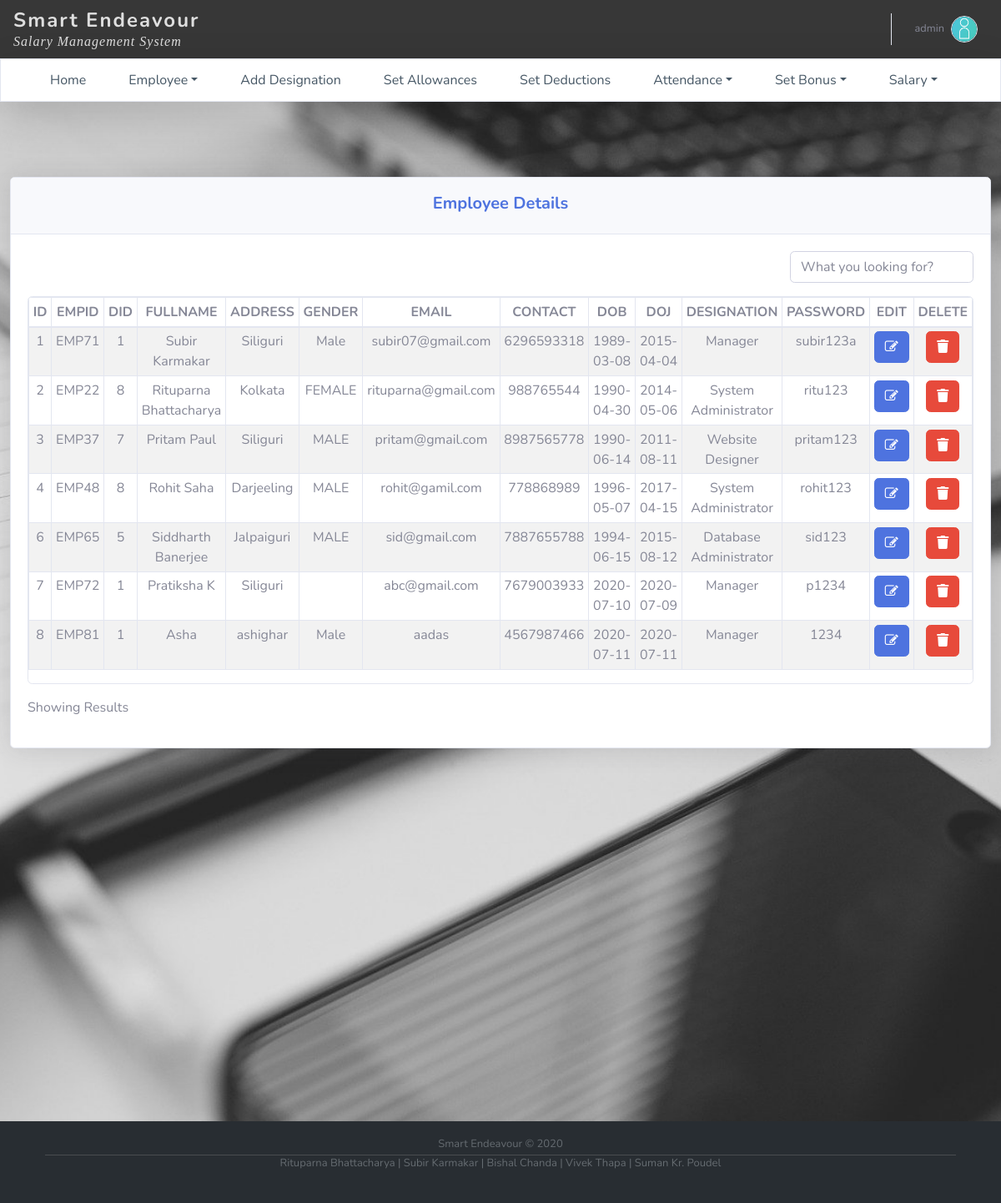
The app's page /emp_details.php (signed in) with its own data.
### tables this page shows
CREATE TABLE `emp` (
  `id` int(10) NOT NULL,
  `empid` varchar(10) DEFAULT NULL,
  `did` varchar(255) DEFAULT NULL,
  `fname` varchar(255) NOT NULL,
  `add` varchar(255) NOT NULL,
  `gender` varchar(20) NOT NULL,
  `email` varchar(255) NOT NULL,
  `cont` varchar(11) NOT NULL,
  `dob` date NOT NULL,
  `doj` date NOT NULL,
  `desig` varchar(255) DEFAULT NULL,
  `pass` varchar(255) NOT NULL
);

### emp_details.php (the view, shortened to what this page needs)
<?php
$conn = mysqli_connect(
    'localhost',
    'root',
    '',
    'sal_mgt');
?>
<!DOCTYPE html>
<html>
<head>
    <link rel="stylesheet" href="assets/bootstrap/css/bootstrap.min.css">
    <link rel="stylesheet" href="assets/fonts/fontawesome-all.min.css">
    <link rel="stylesheet" href="assets/fonts/font-awesome.min.css">
    <link rel="stylesheet" href="assets/fonts/fontawesome5-overrides.min.css">
    <link rel="stylesheet" href="assets/css/Footer-Basic.css">
    <link rel="stylesheet" href="assets/css/Footer-Dark.css">
    <link rel="stylesheet" href="assets/css/Login-Form-Dark.css">
    <link rel="stylesheet" href="assets/css/Navigation-Clean.css">
    <link rel="stylesheet" href="assets/css/Navigation-with-Button.css">
    <link rel="stylesheet" href="assets/css/Table-with-search-1.css">
    <link rel="stylesheet" href="assets/css/Table-with-search.css">
    <link rel="stylesheet" href="assets/css/untitled.css">
</head>
<body id="page-top" style="height: 100%;padding: 0px;">
    <div id="wrapper">
        <div class="d-flex flex-column" id="content-wrapper" style="height: 100%;">
            <div id="content" style="background-image: url(&quot;assets/img/laptop2.jpg&quot;);background-position: center;background-size: cover;background-repeat: no-repeat;height: 100%;">
                <nav class="navbar navbar-light navbar-expand bg-white shadow mb-4 topbar static-top" style="margin: 0px;margin-bottom: 24px;padding-bottom: 8px;color: rgb(222,222,222);">
                    <div class="container-fluid">
                        <header>
                            <div>
                                <h1 style="background-color: none;margin-bottom: 0px;padding-top: 8px;padding-bottom: 0px;font-size: 24px;letter-spacing: 2px;line-height: 32px;font-weight: bold;">Smart Endeavour</h1>
                                <h1 style="background-color: none;margin-bottom: 0px;padding-top: 0px;padding-bottom: 10px;font-size: 16px;letter-spacing: 1px;font-style: italic;font-family: 'Abril Fatface', cursive;">Salary Management System</h1>
                            </div>
                        </header>
                        <ul class="nav navbar-nav flex-nowrap ml-auto">
                            <li class="nav-item dropdown no-arrow" role="presentation">
                                <div class="nav-item dropdown no-arrow"><a class="dropdown-toggle nav-link" data-toggle="dropdown" aria-expanded="false" href="#"><span class="d-none d-lg-inline mr-2 text-gray-600 small"><?php
									echo $_SESSION['loguser'];
								 ?></span><img class="border rounded-circle img-profile" src="assets/img/avatars/avatar1.jpeg"></a>
                    </div>
                    </li>
                    </ul>
            </div>
            </nav>
            <nav class="navbar navbar-light navbar-expand-md text-center border rounded-0 shadow-lg navigation-clean" style="padding-top: 5px;margin-top: -24px;padding-bottom: 5px;padding-right: 10px;padding-left: 10px;margin-right: 0px;margin-bottom: 0px;">
                <div class="container"><button data-toggle="collapse" class="navbar-toggler" data-target="#navcol-1"><span class="sr-only">Toggle navigation</span><span class="navbar-toggler-icon"></span></button>
                    <div class="collapse navbar-collapse text-center" id="navcol-1">
                        <ul class="nav navbar-nav text-center mx-auto" style="margin: 0px;margin-left: 0px;width:100%;padding: 0px;padding-right: 0px;padding-left: 0px;">
                            <li class="nav-item" role="presentation" style="margin-right: 15px;margin-left: -12px;"><a class="nav-link" href="adm_home.php">Home</a></li>
                            <li class="nav-item dropdown" style="margin-right: 15px;"><a class="dropdown-toggle nav-link" data-toggle="dropdown" aria-expanded="false" href="#">Employee</a>
                            </li>
                            <li class="nav-item" role="presentation" style="margin-right: 15px;"><a class="nav-link" href="add_desig.php">Add Designation</a></li>
                            <li class="nav-item" role="presentation" style="margin-right: 15px;"><a class="nav-link" href="set_allow.php">Set Allowances</a></li>
                            <li class="nav-item" role="presentation" style="margin-right: 15px;"><a class="nav-link" href="set_deduc.php">Set Deductions</a></li>
                            <li class="nav-item dropdown" style="margin-right: 15px;"><a class="dropdown-toggle nav-link" data-toggle="dropdown" aria-expanded="false" href="#">Attendance</a>
                            </li>
                            <li class="nav-item dropdown" style="margin-right: 15px;"><a class="dropdown-toggle nav-link" data-toggle="dropdown" aria-expanded="false" href="normal_bonus.php">Set Bonus</a>
                            </li>
                            <li class="nav-item dropdown"><a class="dropdown-toggle nav-link" data-toggle="dropdown" aria-expanded="false" href="#">Salary</a>
                            </li>
                        </ul>
                    </div>
                </div>
            </nav>
            <div class="card shadow" style="margin-right: 12px;margin-left: 12px;margin-bottom: 447px;margin-top: 90px;">
                <div class="card-header py-3" style="height: 68px;">
                    <p class="lead text-center text-primary m-0 font-weight-bold">Employee Details</p>
                </div>
                <div class="card-body"><div class="form-group pull-right">
    <input type="text" class="search form-control" placeholder="What you looking for?">
</div>
<span class="counter pull-right"></span>
<div class="table-responsive table-bordered border rounded table mt-2" id="dataTable" role="grid" aria-describedby="dataTable_info" style="width: 100%;">
<table class="table table-striped table-bordered results table-sm">
  <thead>
    <tr class="text-center">
      <th style="width: 1%;">ID</th>
      <th style="width: 5%;">EMPID</th>
      <th style="width: 1%;">DID</th>
      <th style="width: 15%;">FULLNAME</th>
      <th style="width: 12%;">ADDRESS</th>
      <th style="width: 5%;">GENDER</th>
      <th style="width: 10%;">EMAIL</th>
      <th style="width: 8%;">CONTACT</th>
      <th style="width: 8%;">DOB</th>
      <th style="width: 8%;">DOJ</th>
      <th style="width: 10%;">DESIGNATION</th>
      <th style="width: 10%;">PASSWORD</th>
      <th style="width: 5%;">EDIT</th>
      <th style="width: 5%;">DELETE</th>
    </tr>
  </thead>
  <tbody>
  <?php
		  $sql="SELECT `id`, `empid`, `did`, `fname`, `add`, `gender`, `email`, `cont`, `dob`, `doj`, `desig`, `pass` FROM `emp`";
          $res=mysqli_query($conn,$sql);
          $rows=mysqli_num_rows($res);
          if($rows>0)
          {
            while($fres = mysqli_fetch_assoc($res))
            {
              $id=$fres['id'];
          ?>
    <tr class="text-center">
      <td><?php echo $fres['id'];?></td>
                                    <td><?php echo $fres['empid'];?></td>
                                    <td><?php echo $fres['did'];?></td>
                                    <td><?php echo $fres['fname'];?></td>
                                    <td><?php echo $fres['add'];?></td>
                                    <td><?php echo $fres['gender'];?></td>
                                    <td><?php echo $fres['email'];?></td>
                                    <td><?php echo $fres['cont'];?></td>
                                    <td><?php echo $fres['dob'];?></td>
                                    <td><?php echo $fres['doj'];?></td>
                                    <td><?php echo $fres['desig'];?></td>
                                    <td><?php echo $fres['pass'];?></td>
                                    <td class="text-center"><button class="btn btn-primary" type="button" onClick="location.href='edit.php?id=<?php echo base64_encode($id);?>'"><i class="fa fa-edit" ></i></button></td>
                                    <td class="text-center"><a onclick='confd("emp_details.php?delid=<?php echo base64_encode($id);?>")'><button class="btn btn-danger" type="button"><i class="fas fa-trash"></i></button></a></td>
    </tr>
	 <?php
              }
          }
		  ?>
  </tbody>
</table>
</div>
                    <div class="row">
                        <div class="col-md-6 align-self-center">
                            <p id="dataTable_info" class="dataTables_info" role="status" aria-live="polite">Showing Results</p>
                        </div>
                    </div>
                </div>
            </div>
            <div>
                <footer class="footer-dark" style="padding-top: 28px;padding-bottom: 55px;">
                    <div class="container" style="height: 25px;margin-top: -10px;">
                        <p class="copyright" style="padding: 0px;padding-bottom: 6px;height: 0px;">Smart Endeavour © 2020</p>
                        <hr style="padding: 0px;margin-bottom: 0px;color: rgb(255,255,255);background-color: rgba(255,255,255,0.19);">
                        <p class="copyright" style="height: 0px;padding: 0px;">Rituparna Bhattacharya | Subir Karmakar | Bishal Chanda | Vivek Thapa | Suman Kr. Poudel</p>
                    </div>
                </footer>
            </div>
        </div>
    </div>
    </div>
</body>
</html>

### assets/css/Footer-Dark.css (style rules this page uses)
.footer-dark { padding: 50px 0; color: #f0f9ff; background-color: #282d32; }
.footer-dark .copyright { text-align: center; padding-top: 24px; opacity: 0.3; font-size: 13px; margin-bottom: 0; }

### assets/css/Navigation-Clean.css (style rules this page uses)
.navigation-clean { background: #fff; padding-top: .75rem; padding-bottom: .75rem; color: #333; border-radius: 0; box-shadow: none; border: none; margin-bottom: 0; }
@media (min-width:768px) { .navigation-clean { padding-top: 1rem; padding-bottom: 1rem; } }
.navigation-clean .navbar-collapse, .navigation-clean .form-inline { border-top-color: #ddd; }
.navigation-clean.navbar .navbar-nav .nav-link { padding-left: 18px; padding-right: 18px; }
.navigation-clean.navbar-light .navbar-nav .nav-link { color: #465765; }

### assets/css/Table-with-search-1.css (style rules this page uses)
body { padding: 20px 20px; }
.counter { padding: 8px; color: #ccc; }

### assets/css/Table-with-search.css (style rules this page uses)
.counter { padding: 8px; color: #ccc; }

### assets/css/untitled.css (style rules this page uses)
.bg-white { background-color: rgb(55,55,55)!important; }

### records on screen
emp: id "1", empid "EMP71", did "1", fname "Subir Karmakar", add "Siliguri", gender "Male", email "subir07@gmail.com", cont "6296593318", dob "1989-03-08", doj "2015-04-04", desig "Manager", pass "subir123a"
emp: id "2", empid "EMP22", did "8", fname "Rituparna Bhattacharya", add "Kolkata", gender "FEMALE", email "rituparna@gmail.com", cont "988765544", dob "1990-04-30", doj "2014-05-06", desig "System Administrator", pass "ritu123"
emp: id "3", empid "EMP37", did "7", fname "Pritam Paul", add "Siliguri", gender "MALE", email "pritam@gmail.com", cont "8987565778", dob "1990-06-14", doj "2011-08-11", desig "Website Designer", pass "pritam123"
emp: id "4", empid "EMP48", did "8", fname "Rohit Saha", add "Darjeeling", gender "MALE", email "rohit@gamil.com", cont "778868989", dob "1996-05-07", doj "2017-04-15", desig "System Administrator", pass "rohit123"
emp: id "6", empid "EMP65", did "5", fname "Siddharth Banerjee", add "Jalpaiguri", gender "MALE", email "sid@gmail.com", cont "7887655788", dob "1994-06-15", doj "2015-08-12", desig "Database Administrator", pass "sid123"
emp: id "7", empid "EMP72", did "1", fname "Pratiksha K", add "Siliguri", email "abc@gmail.com", cont "7679003933", dob "2020-07-10", doj "2020-07-09", desig "Manager", pass "p1234"
emp: id "8", empid "EMP81", did "1", fname "Asha", add "ashighar", gender "Male", email "aadas", cont "4567987466", dob "2020-07-11", doj "2020-07-11", desig "Manager", pass "1234"

### other values on screen
$_SESSION['loguser'] "admin"
